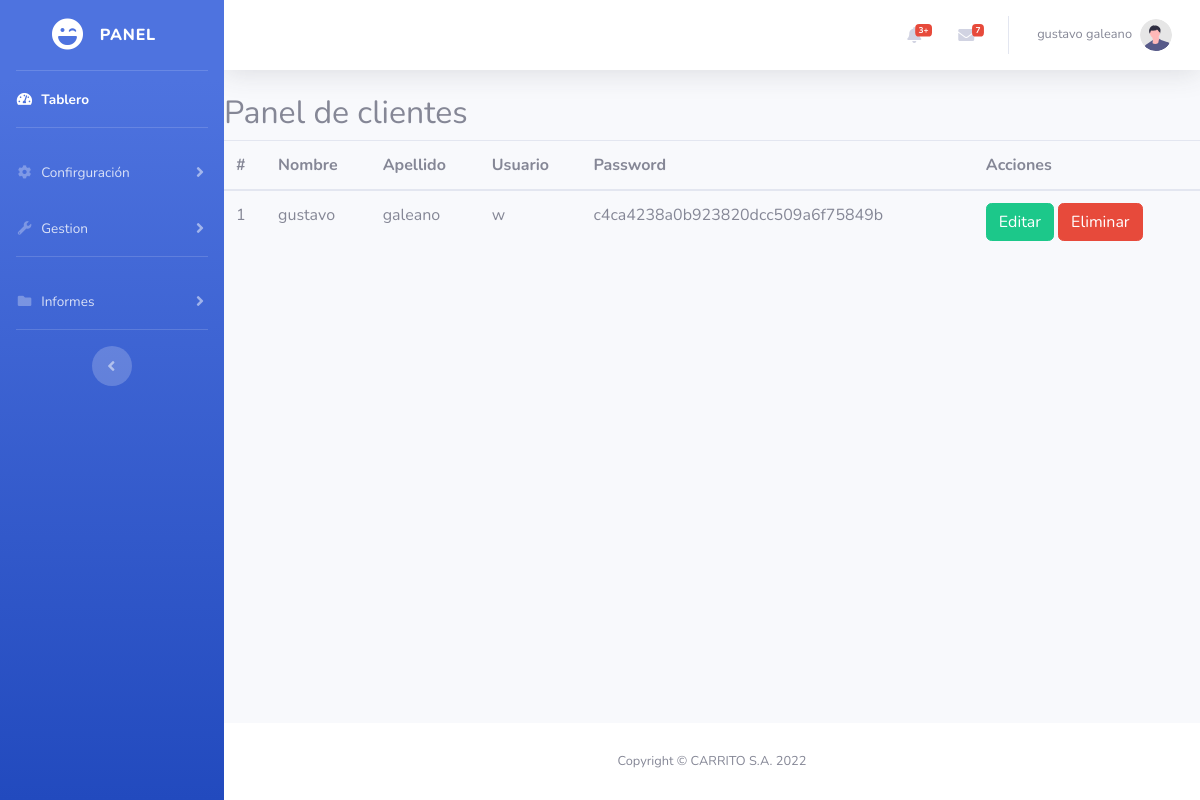
The page /cliente.php (signed in) on the database its author committed.
### tables this page shows
create table
    datos (
        id INT NOT NULL PRIMARY KEY AUTO_INCREMENT,
        nombre varchar(10),
        apellido varchar(10),
        usuario varchar(10),
        pass varchar(20)
    );

### cliente.php (the view, shortened to what this page needs)
<?php
require_once 'header.php';
require_once 'conexion.php';
?>
<h2>Panel de clientes</h2>
<table class="table">
    <thead>
        <tr>
            <th scope="col">#</th>
            <th scope="col">Nombre</th>
            <th scope="col">Apellido</th>
            <th scope="col">Usuario</th>
            <th scope="col">Password</th>
            <th scope="col">Acciones</th>
        </tr>
    </thead>
    <tbody>
        <?php
        $sql = mysqli_query($db, "select * from datos");
        $i = 1;
        while ($row = mysqli_fetch_array($sql)) {
        ?>
            <tr>
                <td> <?php echo $i; ?> </td>
                <td> <?php echo $row['nombre']; ?> </td>
                <td> <?php echo $row['apellido']; ?> </td>
                <td> <?php echo $row['usuario']; ?> </td>
                <td> <?php echo md5($row['pass']); ?> </td>
                <td>
                    <button type="submit" class="btn btn-success" data-toggle="modal" data-target="#clienteModal" onclick="relleno(
                        '<?php echo $row['id']; ?>',
                        '<?php echo $row['nombre']; ?>',
                        '<?php echo $row['apellido']; ?>',
                        '<?php echo $row['usuario']; ?>',
                        '<?php echo $row['pass']; ?>')">
                        Editar
                    </button>
                    <button type="submit" class="btn btn-danger" onclick="eliminar(<?php echo $row['id']; ?>)">
                        Eliminar
                    </button>
                </td>
            </tr>
        <?php
            $i++;
        }
        ?>
    </tbody>
</table>
<?php
require_once 'footer.php'
?>

### rows shown on the page
datos: nombre "gustavo", apellido "galeano", usuario "w", pass "c4ca4238a0b923820dcc509a6f75849b"

### other values the page prints
$_SESSION['nombre'] "gustavo"
$_SESSION['apellido'] "galeano"
